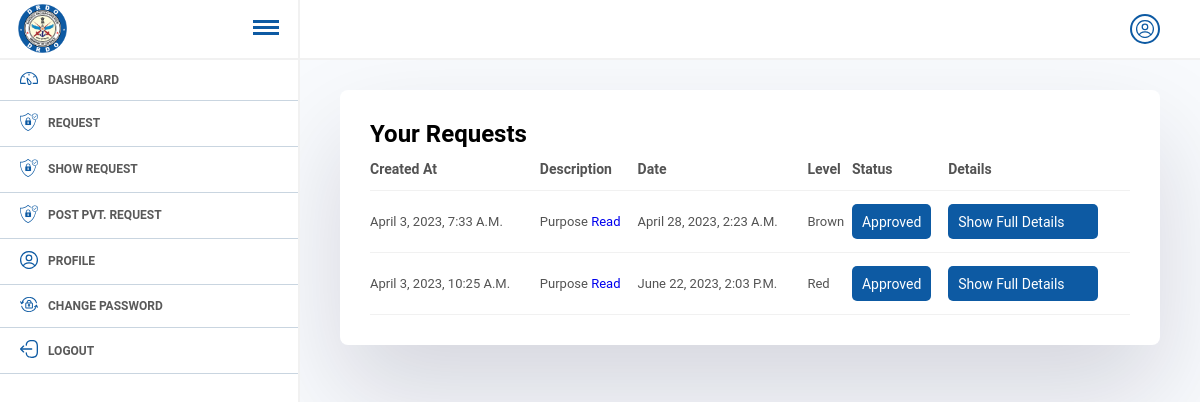
Screenshot of /home/seret (signed in) with the database file from the repository.
### home/models.py (models this page shows)
class Appointment(models.Model):
    posted_by = models.ForeignKey(User, on_delete=models.CASCADE,null=True, blank=True, related_name="postted_byy")
    pvt_request = models.BooleanField(default=False)
    name = models.CharField(max_length=200 , null=True,blank=True)
    age = models.CharField(max_length=20 , null=True,blank=True)
    height = models.CharField(max_length=20 , null=True,blank=True)
    organization_name = models.CharField(max_length=200, null=True, blank=True)
    r_user = models.ForeignKey(User,on_delete=models.CASCADE, related_name="r_user")
    gh_dh = models.ForeignKey(User, on_delete= models.CASCADE,related_name="gh_dh", null=True, blank=True)
    tech_dir = models.ForeignKey(User, on_delete= models.CASCADE,related_name="tech_dir", null=True, blank=True)
    clearance_level = models.CharField(max_length= 200, choices=clearance_level)
    accommodation_requirement= models.BooleanField(default=False)
    date = models.DateTimeField(auto_now_add=False)
    transporation_requirement = models.BooleanField(default=False)
    description = models.TextField()
    dh_gh_clr = models.CharField(max_length=50, choices=status , null=True, blank=True, default="Pending")
    tech_dir_clr = models.CharField(max_length=50, choices=status , null=True, blank=True, default="Pending")
    ass_dir_clr = models.CharField(max_length=50, choices=status , null=True, blank=True, default="Pending")
    dir_clr = models.CharField(max_length=50, choices=status , null=True, blank=True, default="Pending")
    send_security = models.BooleanField(default=False, null=True, blank=True)
    ld = models.ForeignKey(User, on_delete=models.CASCADE , null=True, blank=True, related_name="oic_officer")
    tem_id = models.UUIDField(default=uuid.uuid4())
    reason_cancelation = models.TextField(null = True, blank=True)
    items = models.TextField(null=True, blank=True, default=None)
    purpose = models.TextField(null=True, blank=True, default=None)
    duration = models.CharField(max_length=20, null=True, blank=True)
    send_oic = models.BooleanField(default=False)
    perm_id = models.CharField(max_length =50, null=True,blank=True)
    close_clearance = models.BooleanField(default=False)
    close_clearance_reason = models.TextField(null=True, blank=True)
    visited_staus = models.CharField(max_length=200, choices= visit_domain ,default="pending")
    final_status = models.CharField(max_length=50, choices=status, default="Pending")
    created_at = models.DateTimeField(auto_now_add= True, null=True,blank=True)
    security_officer = models.ForeignKey(User,null=True,blank=True, on_delete= models.CASCADE,related_name="so_officer")

### home/views.py (the view)
# urls.py: path("seret", employee_request, name="employeerequest"),
@login_required
def employee_request(request):
    objs = {}
    try:
        objs = Appointment.objects.filter(r_user = request.user)
    except Exception as e:
        pass
    context = {"objs": objs}
    return render(request, "emprequest.html",context)

### home/context_processors.py (called while the page is built)
def my_context_processor(request):
    dir_objs= Appointment.objects.filter(Q(date__gte = datetime.now()) & Q(final_status= "Pending")).count()
    dir_objs1 = Appointment.objects.filter(Q(date__gte = datetime.now()) & Q(final_status= "Pending"))
    context = {}
    context["dir_objs"] = dir_objs
    context["dir_objs1"] = dir_objs1
    context["user"] = request.user
    return {"data":context}

### templates/emprequest.html (shortened to what this page needs)
{% extends 'foundation.html' %}
{% block admincontent %}
<div class="dashboard-wrapper">
<h2 class="">Your Requests</h2>
<div class="table"  style="overflow-x:auto;">
    <table id="thtable">
          <tr class="th">
            <th>Created At</th>
            <th>Description</th>
            <th>Date</th>
            <th>Level</th>
            <th>Status</th>
            <th>Details</th>
          </tr>
        <tbody>
          {% for obj in objs %}
          <tr>
            <td>{{obj.created_at}}</td>
            <td>{{obj.description|truncatechars:50}} <a href="{% url 'showfull' obj.id %}">Read</a></td>
            <td>{{obj.date}}</td>
            <td>{{obj.clearance_level}}</td>
            <td><button class="add">
              {{obj.final_status}}
            </button></td>
            <td><a href="{% url 'showfullrequest' obj.id %}" class="add" style="width: 150px;">Show Full Details</a></td>
          </tr>
          {% endfor %}
        </tbody>
      </table>
</div>
</div>
{% endblock admincontent %}

### static/css/main.css (style rules this page uses)
* { margin: 0; padding: 0; box-sizing: border-box; font-family: 'Roboto', sans-serif; }
body { position: relative; width: 100%; }
a { text-decoration: none; }
.add { display: flex; align-items: center; padding: 5px 10px; outline: none; border: none; font-size: 14px; height: 35px; background-color: #0d5aa3; color: #fff; border-radius: 5px; cursor: pointer; transition: .3s; }
.table { overflow-x: auto; }
.table tbody td, .table tbody th { padding: 5px 10px; }
table { width: 100%; text-align: left; border-collapse: collapse; }
tr { border-bottom: 1px solid #f1f1f1; }
td, th { padding-block: 20px; text-align: left; margin-right: 10px; }
.dashboard-wrapper { margin: 30px 0px; padding: 30px 30px; border-radius: 8px; background: #fff; box-shadow: rgba(17, 12, 46, 0.15) 0px 48px 100px 0px; }
.dashboard-wrapper table td { color: #535353; text-transform: capitalize; font-size: 13px; }
.dashboard-wrapper table th { color: #535353; text-transform: capitalize; font-size: 14px; }
.profile-d table, th, td { border: none !important; border-collapse: collapse; font-size: 13px; color: #000000a3; padding: 13px 0 !important; }

### rows the page displays
Appointment: created_at "April 3, 2023, 7:33 A.m.", description "Purpose", date "April 28, 2023, 2:23 A.m.", clearance_level "Brown", final_status "Approved"
Appointment: created_at "April 3, 2023, 10:25 A.m.", description "Purpose", date "June 22, 2023, 2:03 P.m.", clearance_level "Red", final_status "Approved"
